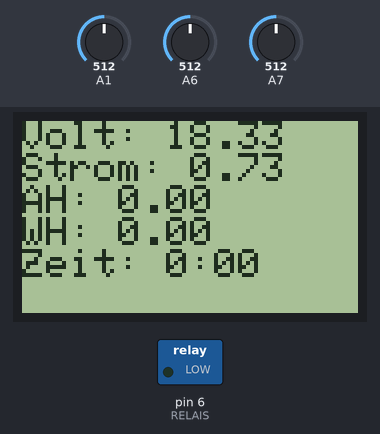
A sketch run on a simulated Arduino Nano, built with avr-gcc and run on an emulated ATmega328P. Parts: 84×48 one-colour display, switched loads named in the sketch (green lamp = pin HIGH). The inputs (shaded band) are chosen by the test bench; at power-on: A6 = 512, A1 = 512, A7 = 512.

Above: at 1.6 s.
1.7 s: A6 set to 317
At 3.0 s:
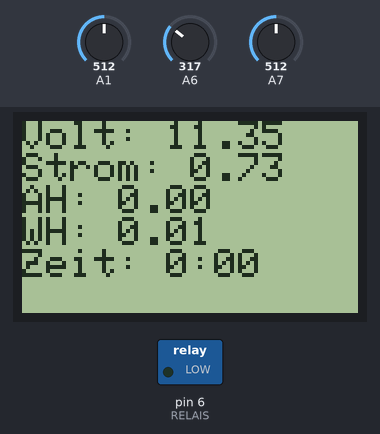
3.5 s: A6 set to 297
At 6.0 s:
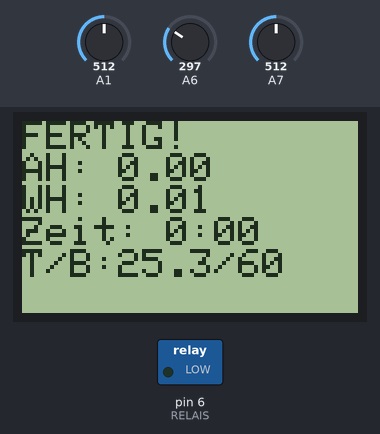
6.5 s: A1 set to 716
At 7.7 s:
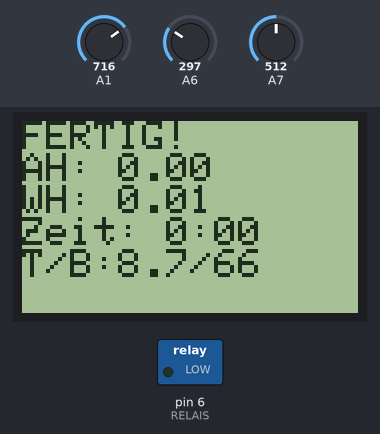
8.5 s: A1 set to 900
At 9.5 s:
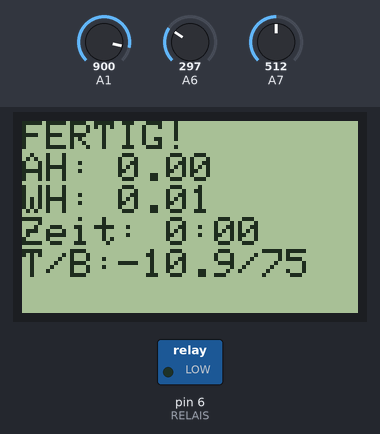
10.6 s: A1 set to 1023
At 12.5 s:
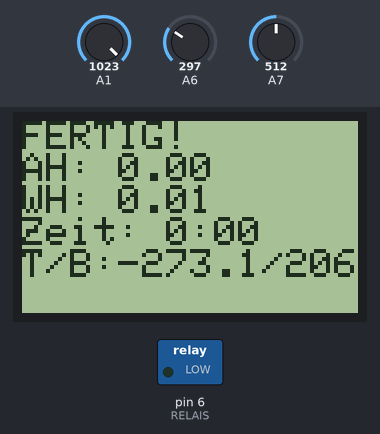
Timing chart, 0 to 13.6 s (numbered marks = the images above; inputs shaded):
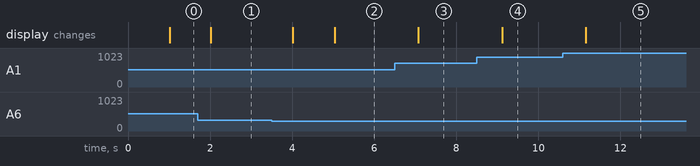

Measured:
- the behaviour switches between 309 and 308 on A6 (found by bisection; images 1 and 2)
- after the input at 1.7 s, the display: changes after 0.32 s (image 1)
- after the input at 3.5 s, the display: first changes after 0.52 s (image 2 shows a later state)
- after the input at 6.5 s, the display: changes after 0.58 s (image 3)
- after the input at 8.5 s, the display: changes after 0.62 s (image 4)
- after the input at 10.6 s, the display: changes after 0.56 s (image 5)

The sketch:

akku_test.ino
```cpp
#include <elapsedMillis.h>

#include <SPI.h>

#include <Adafruit_GFX.h>
#include <Adafruit_PCD8544.h>

#define RELAIS 6

Adafruit_PCD8544 pcd = Adafruit_PCD8544(9,8,7);

elapsedMillis since_refresh;

float offset = 2.494; //Voltage out when relais on, 2.515 if off
float amphours  = 0.0;
float watthours = 0.0;
float temperature = 0.0;

const uint32_t  measure_period = 1000;

float time_total = 0.0;

bool finished = false;
float voltage_avg = 0.0;

void setup() {
  pcd.begin();
  pcd.setContrast(61);

  pinMode(A0, INPUT);
  pinMode(A6, INPUT);
  pinMode(A7, INPUT);

  voltage_avg = readVoltage();

  if(voltage_avg < 13.0) {
    finished = true;
    relaisOff();
  } else {
    finished = false;
    relaisOn();
  }
}

void loop() {
  lcdBiasByTemperature();
  if(finished) {
      pcd.clearDisplay();

      pcd.setTextSize(1);
      pcd.setCursor(0,0);

      pcd.println("FERTIG!");

      pcd.print("AH: ");
      pcd.println(amphours,2);

      pcd.print("WH: ");
      pcd.println(watthours,2);

      pcd.print("Zeit: ");
      pcd.print((uint8_t)(time_total));
      pcd.print(":");
      uint8_t minutes = (uint8_t)(fmod(time_total,1.0)*60.0);
      if(minutes < 10) {
        pcd.print(0);
      }
      pcd.println(minutes);

      pcd.print("T/B:");
      pcd.print(temperature,1);
      pcd.print("/");
      pcd.print(60+max(0, map(temperature,20,10,0,5)));

      pcd.display();

      delay(1000);
  } else {
    if(since_refresh >= measure_period) {
      since_refresh -= measure_period;

      float voltage = readVoltage();
      float current = readCurrent();

      float time_hours = ((float)measure_period)/(1000.0*60.0*60.0);
      time_total += time_hours;

      amphours  += current*time_hours;
      watthours += (current*voltage)*time_hours;

      voltage_avg = voltage_avg * 0.5 + voltage * 0.5;

      if(voltage_avg < 11.5) {
        finished = true;
        relaisOff();
      }

      pcd.clearDisplay();

      pcd.setTextSize(1);
      pcd.setCursor(0,0);

      pcd.print("Volt: ");
      pcd.println(voltage,2);

      pcd.print("Strom: ");
      pcd.println(current,2);

      pcd.print("AH: ");
      pcd.println(max(0.0, amphours),2);

      pcd.print("WH: ");
      pcd.println(max(0.0, watthours),2);

      pcd.print("Zeit: ");
      pcd.print((uint8_t)(time_total));
      pcd.print(":");
      uint8_t minutes = (uint8_t)(fmod(time_total,1.0)*60.0);
      if(minutes < 10) {
        pcd.print(0);
      }
      pcd.print(minutes);

      pcd.display();
    }
  }
}

void lcdBiasByTemperature() {
  float vt = ((float)analogRead(A1))*(3.29/1023);
  temperature = 9.85/(3.29/vt - 1.0);
  //temperature = ((3.29*9.85)/(3.29-vt))-9.85;

  temperature = (log(temperature/10.0)/log(2.718281))/4300.0 + 1.0/298.15;
  temperature = 1.0/temperature;

  temperature -= 273.15;

  pcd.setContrast(60+max(0, map(temperature,20,10,0,5)));
}

void relaisOn() {
  pinMode(RELAIS, OUTPUT);
  digitalWrite(RELAIS, LOW);
}

void relaisOff() {
  pinMode(RELAIS, INPUT);
  digitalWrite(RELAIS, LOW);
}

float readVoltage() {
  return ((float)analogRead(A6))/1023.0*3.3/(4.61/(46.56+4.61));
}

float readCurrentVoltage() {
  return ((float)analogRead(A7))/1023.0*3.3/(22.0/(12.0+22.0));
}

float readCurrent() {
  return abs(offset - readCurrentVoltage()*(2.494/2.48))*10.0;
}
```
